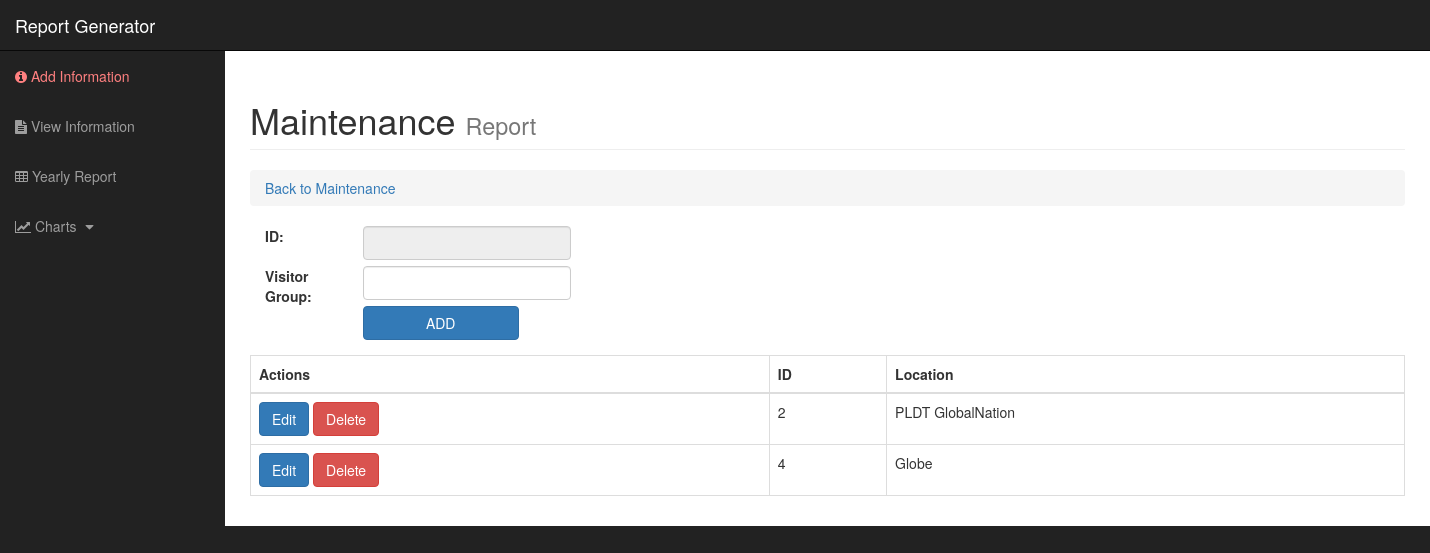
Before: /user/maintenance/vgroup.php with the older database file.
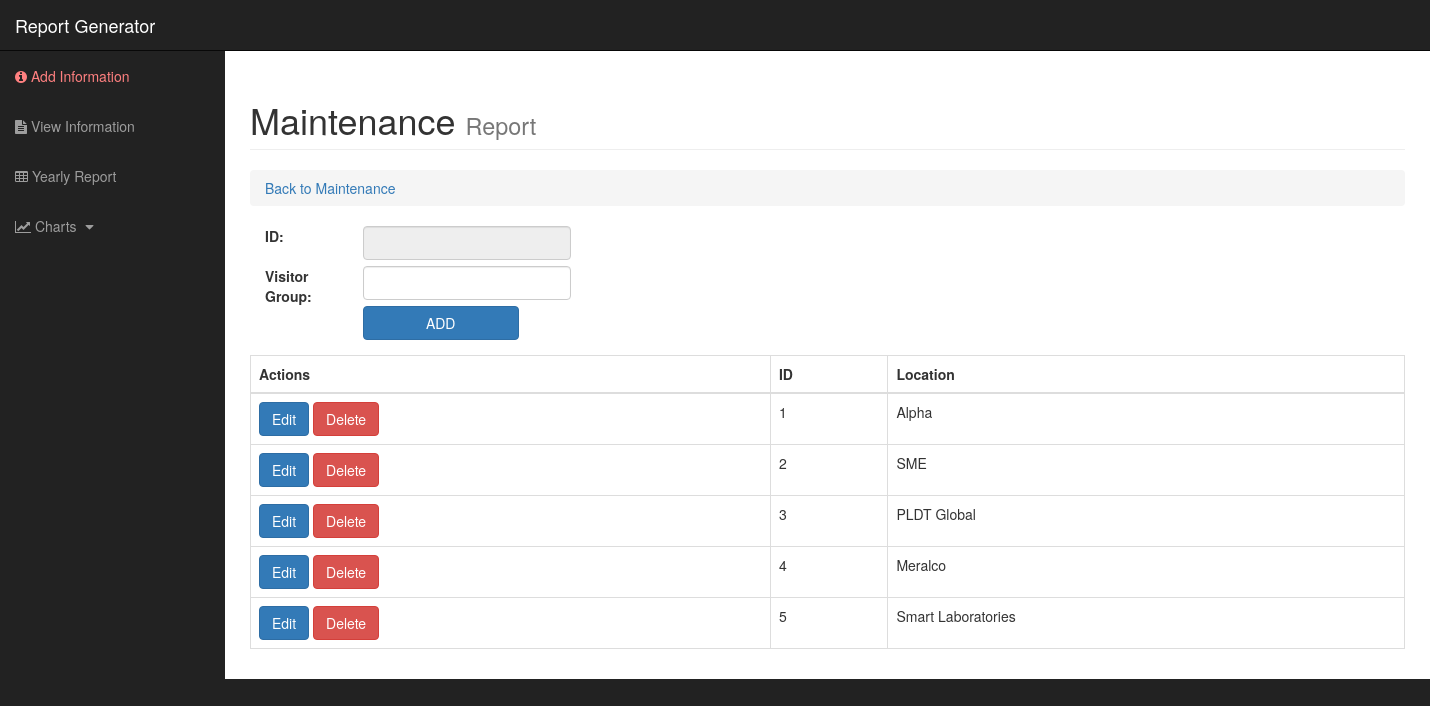
After: the same page with the newer database file.
### tables this page shows
CREATE TABLE `tblgroup` (
  `GroupID` int(20) NOT NULL,
  `GroupName` varchar(50) NOT NULL,
  `GroupCTR` int(20) NOT NULL,
  `GroupIsActive` tinyint(1) NOT NULL
);

### user/maintenance/vgroup.php (the view, shortened to what this page needs)
<?php
require_once('../../database/config.php');
?>
<!DOCTYPE html>
<html lang="en">
<head>
  <link href="../../css/bootstrap.min.css" rel="stylesheet">
  <link href="../../css/sb-admin.css" rel="stylesheet">
  <link href="../../font-awesome/css/font-awesome.min.css" rel="stylesheet" type="text/css">
</head>
<body>
  <form method="post">
    <div id="wrapper">
      <nav class="navbar navbar-inverse navbar-fixed-top" role="navigation">
        <div class="navbar-header">
          <a class="navbar-brand" href="../index.php">Report Generator</a>
        </div>
        <div class="collapse navbar-collapse navbar-ex1-collapse">
          <ul class="nav navbar-nav side-nav">
            <li >
              <a style="color:#ff8080!important" href="../index.php"> <i class="fa fa-info-circle" aria-hidden="true"></i> Add Information</a>
            </li>
            <li>
              <a href="../view_info.php"> <i class="fa fa-file-text" aria-hidden="true"></i> View Information </a>
            </li>
            <li>
              <a href="../tables/visit_reports.php"><i class="fa fa-table" aria-hidden="true"></i> Yearly Report</a>
            </li>
            <li>
              <a href="javascript:;" data-toggle="collapse" data-target="#demo"><i class="fa fa-line-chart" aria-hidden="true"></i> Charts <i class="fa fa-fw fa-caret-down"></i></a>
            </li>
          </ul>
        </div>
      </nav>
      <div id="page-wrapper">
        <div class="container-fluid">
          <div class="row">
            <div class="col-lg-12">
              <h1 class="page-header">
                Maintenance
                <small>Report</small>
              </h1>
              <ol class="breadcrumb">
                <li class="active">
                  <a href="../index.php"> Back to Maintenance </a>
                </li>
              </ol>
            </div>
          </div>
          <form method="post">
            <div class="container form-group" >
              <div class="row">
                <div class="col-xs-1">
                  <label>ID: &nbsp;</label>
                </div>
                <div class="col-xs-11">
                  <input name ="txtGrpID" class="form-control disabled" type="text" style="width:20%" disabled>
                </div>
                <br><br>
                <div class="col-xs-1">
                  <label>Visitor Group: &nbsp;</label>
                </div>
                <div class="col-xs-11">
                  <input name="txtNameGrp" class="form-control disabled" type="text" style="width:20%">
                </div><br><br>
                <div class="col-xs-11 offset col-xs-.5">
                  <input class="btn btn-primary" style="width:15%!important;" name="btnSubmit" id="btnSubmit" value="ADD" type="submit">
                </div>
              </div>
            </div>
          </form>
          <div class="table-responsive">
            <table class="table table-bordered table-hover">
              <thead>
                <tr>
                  <th>Actions</th>
                  <th>ID</th>
                  <th>Location</th>
                </tr>
              </thead>
              <tbody>
                <?php
                $sql = "SELECT * FROM ict_database.tblgroup WHERE GroupIsActive = 1";
                $query = mysqli_query($conn,$sql);
                while($row=mysqli_fetch_array($query)){
                  ?>
                  <tr>
                    <td><a href="group_update.php?id=	<?php echo $row['GroupID']?>" class="btn btn-primary"> Edit</a>
                      <a href="group_delete.php?del= <?php echo $row['GroupID']?>" onclick="return confirm('Delete Data?')"  class="btn btn-danger" >Delete</a>
                    </td>
                    <td><?php echo $row['GroupID']?></td>
                    <td><?php echo $row['GroupName']?></td>
                  </tr>
                  <?php
                }
                ?>
              </tbody>
            </table>
          </div>
        </div>
      </div>
    </div>
  </form>
</body>
</html>

Changed rows visible on the page:
now on this page (row edited): tblgroup: GroupID "1", GroupName "Alpha"
changed tblgroup id 2: GroupName "PLDT GlobalNation" → "SME"
now on this page (row edited): tblgroup: GroupID "3", GroupName "PLDT Global"
changed tblgroup id 4: GroupName "Globe" → "Meralco"
now on this page (row edited): tblgroup: GroupID "5", GroupName "Smart Laboratories"
